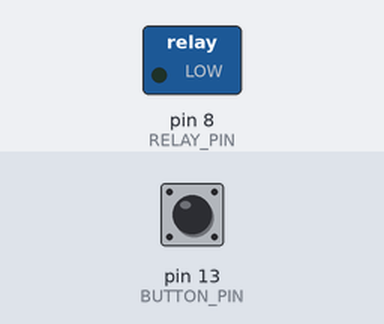
A sketch run on a simulated Arduino Uno, built with avr-gcc and run on an emulated ATmega328P. Shown: switched loads named in the sketch (green lamp = pin HIGH). The inputs (shaded band) are chosen by the test bench; at power-on: pin 13 (BUTTON_PIN) LOW.

Above: at 1.2 s.
1.3 s: pin 13 (BUTTON_PIN) pulled HIGH for 3.2 s
At 2.0 s:
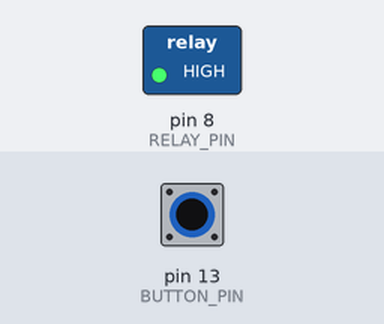
6.7 s: pin 13 (BUTTON_PIN) pulled HIGH for 0.15 s
At 9.5 s:
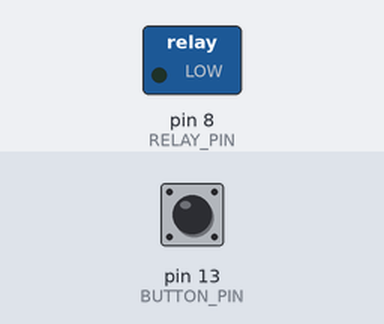
9.8 s: pin 13 (BUTTON_PIN) pulled HIGH for 1 s
At 10.9 s:
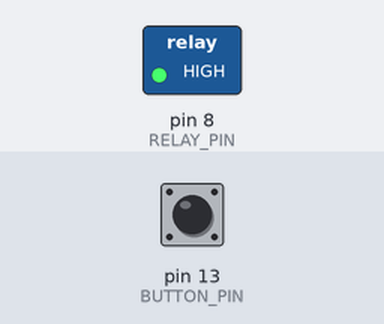
Timing chart, 0 to 13.3 s (numbered marks = the images above; inputs shaded):
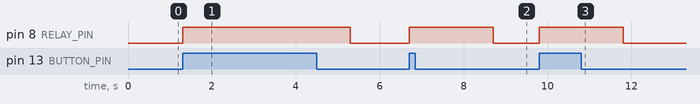

Measured:
- after the input at 1.3 s, pin 8 (RELAY_PIN): LOW → HIGH at once, → LOW 4.0 s later
- after the input at 6.7 s, pin 8 (RELAY_PIN): LOW → HIGH at once, → LOW 2.0 s later
- after the input at 9.8 s, pin 8 (RELAY_PIN): LOW → HIGH at once, → LOW 2.0 s later

The sketch:

Challenge03_TimedRelay.ino
```cpp
// Complete example solution for Lesson14, challenge 03.
const int RELAY_PIN = 8, BUTTON_PIN = 13;
bool running = false;
unsigned long started = 0;
void setup() {
  pinMode(RELAY_PIN, OUTPUT);
  pinMode(BUTTON_PIN, INPUT);
  digitalWrite(RELAY_PIN, LOW);
}
void loop() {
  if (!running && digitalRead(BUTTON_PIN) == HIGH) {
    running = true;
    started = millis();
    digitalWrite(RELAY_PIN, HIGH);
    delay(30);
  }
  if (running && millis()-started >= 2000) {
    digitalWrite(RELAY_PIN, LOW);
    running = false;
  }
}
```
